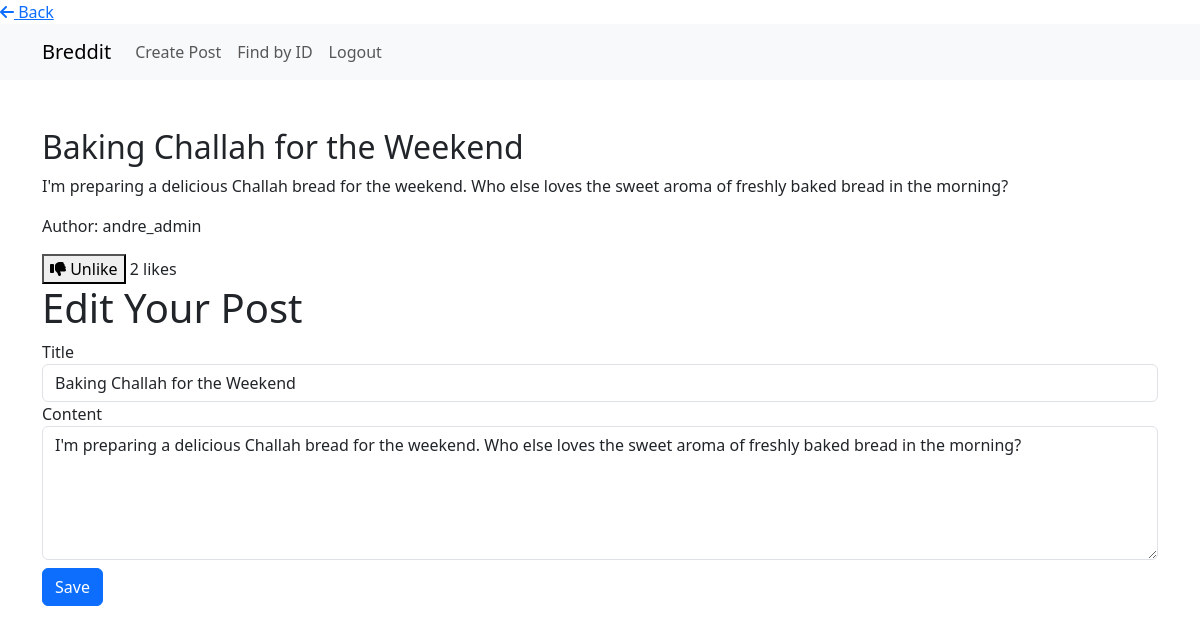
/posts/post-update/175/ (signed in), run on the app's committed database.
### bit_posts/models/post.py (models this page shows, shortened)
class Post(models.Model):
    title = models.CharField(
        _('Title'),
        max_length=255,
    )
    content = models.TextField(
        _('Text')
    )
    user = models.ForeignKey(
        get_user_model(),
        on_delete=models.CASCADE,
    )
    created_at = models.DateTimeField(
        auto_now_add=True,
    )
    updated_at = models.DateTimeField(
        auto_now=True,
    )
    upvotes = models.ManyToManyField(
        get_user_model(),
        related_name='upvoted_posts',
        blank=True,
    )

### bit_users/models/user.py (models this page shows)
class User(AbstractUser):
    pass

### bit_posts/views/post_views.py (the view, shortened to what this page needs)
# urls.py: path('post-update/<int:pk>/', post_views.UpdatePost.as_view(), name='update-post'),
class UpdatePost(LoginRequiredMixin, UpdateView):
    model = Post
    template_name = 'bit_posts/edit_post.html'  # Create an edit_post.html template
    fields = [ 'title','content']

### bit_posts/templates/bit_posts/edit_post.html (shortened to what this page needs)
{% load static %}
<!DOCTYPE html>
<html lang="en">
<head>
    <link rel="stylesheet" type="text/css" href="{% static 'breddit/css/bit_posts/style.css' %}">
    <link href="https://cdn.jsdelivr.net/npm/bootstrap@5.3.0/dist/css/bootstrap.min.css" rel="stylesheet">
    <link rel="stylesheet" href="https://cdnjs.cloudflare.com/ajax/libs/font-awesome/6.4.0/css/all.min.css">
</head>
<body>
    <div class="back-button-container">
        <a class="back-button" href="{% url 'bit_posts:post-list-create' %}">
            <i class="fas fa-arrow-left"></i> Back
        </a>
    </div>
    <nav class="navbar navbar-expand-lg navbar-light bg-light">
        <div class="container">
            <a class="navbar-brand" href="{% url 'home' %}">Breddit</a>
            <div class="collapse navbar-collapse" id="navbarNav">
                {% if user.is_authenticated %}
                <ul class="navbar-nav ml-auto ">
                    <li class="nav-item">
                        <a class="nav-link" href="{% url 'bit_posts:post-list-create' %}">Create Post</a>
                    </li>
                    <li class="nav-item">
                        <a class="nav-link" href="{% url 'bit_posts:find-by-id' %}">Find by ID</a>
                    </li>
                    <li class="nav-item">
                        <a class="nav-link" href="{% url 'bit_users:logout' %}">Logout</a>
                    </li>
                </ul>
                {% endif %}
            </div>
        </div>
    </nav>
    <div class="container mt-5 mt-4">
{% if post %}
<div class="post">
    <h2 class="post-title">{{ post.title }}</h2>
    <p class="post-content">{{ post.content }}</p>
    <p class="post-author">Author: {{ post.user.username }}</p>
    <button class="like-button" data-post-id="{{ post.id }}">
        {% if request.user in post.upvotes.all %}<i class="fas fa-thumbs-down"></i> Unlike{% else %}<i class="fas fa-thumbs-up"></i> Like{% endif %}
    </button>
    <span class="likes-count">{{ post.upvotes.count }}</span> likes
</div>
{% endif %}
<div class="comment-form mt-9">
    <h1>Edit Your Post</h1>
    <form method="POST">
        <div class="form-group">
            <label for="id_title">Title</label>
            <input type="text" class="form-control" id="id_title" name="title" value="{{ post.title }}">
        </div>
        <div class="form-group">
            <label for="id_content">Content</label>
            <textarea class="form-control comment-input" id="id_content" name="content" rows="5" placeholder="Re-write your post content here!">{{ post.content }}</textarea>
        </div>
        <button class="btn btn-primary mt-2" type="submit">Save</button>
    </form>
</div>
</div>
</body>
</html>

### data on the page
Post: title "Baking Challah for the Weekend", content "I'm preparing a delicious Challah bread for the weekend. Who else loves the sweet aroma of freshly baked bread in the morning?", user.username "andre_admin", upvotes.count "2"
